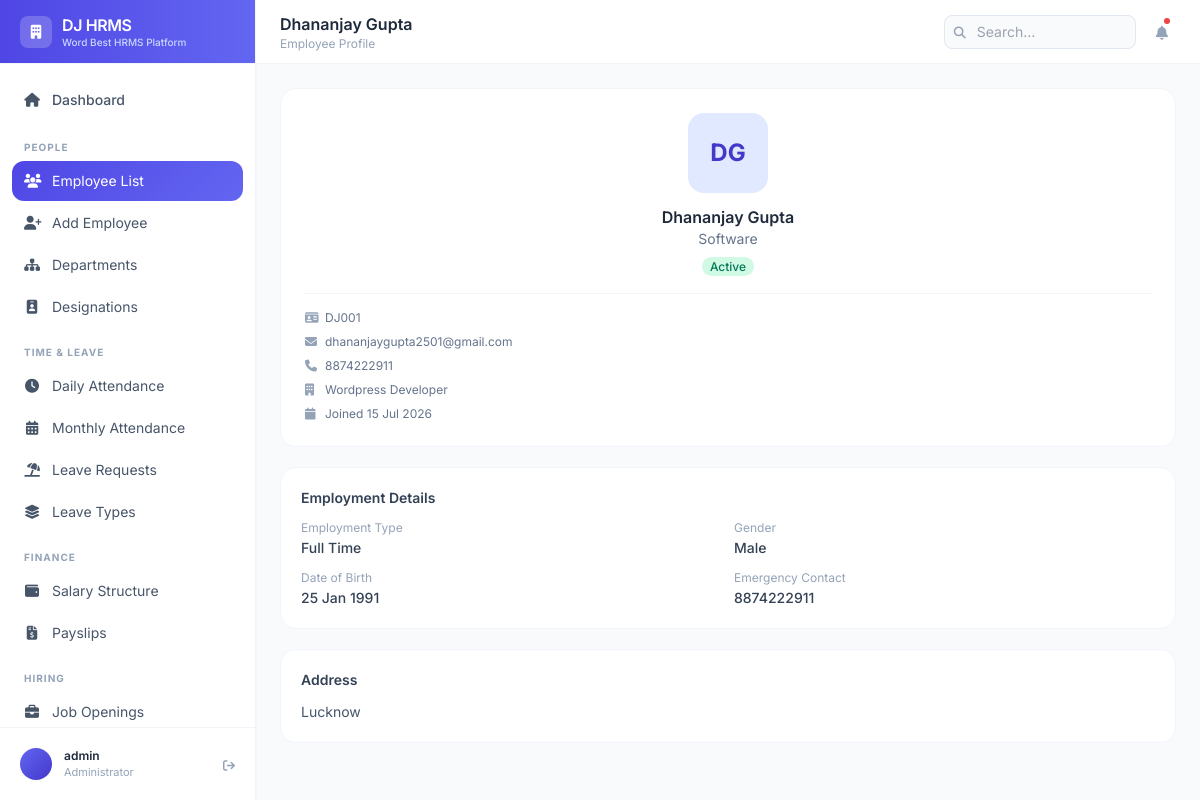
/employees/1/ (signed in), run on the app's committed database.
### employees/models.py (models this page shows, shortened)
class Employee(models.Model):
    GENDER_CHOICES = [('M', 'Male'), ('F', 'Female'), ('O', 'Other')]
    STATUS_CHOICES = [
        ('active', 'Active'),
        ('inactive', 'Inactive'),
        ('on_leave', 'On Leave'),
        ('terminated', 'Terminated'),
    ]
    EMPLOYMENT_TYPE = [
        ('full_time', 'Full Time'),
        ('part_time', 'Part Time'),
        ('contract', 'Contract'),
        ('intern', 'Intern'),
    ]
    user = models.OneToOneField(User, on_delete=models.CASCADE, null=True, blank=True)
    employee_id = models.CharField(max_length=20, unique=True)
    first_name = models.CharField(max_length=50)
    last_name = models.CharField(max_length=50)
    email = models.EmailField(unique=True)
    phone = models.CharField(max_length=15, blank=True)
    date_of_birth = models.DateField(null=True, blank=True)
    gender = models.CharField(max_length=1, choices=GENDER_CHOICES, blank=True)
    photo = models.ImageField(upload_to='employee_photos/', null=True, blank=True)
    department = models.ForeignKey(Department, on_delete=models.SET_NULL, null=True, related_name='employees')
    designation = models.ForeignKey(Designation, on_delete=models.SET_NULL, null=True, related_name='employees')
    date_joined = models.DateField()
    employment_type = models.CharField(max_length=20, choices=EMPLOYMENT_TYPE, default='full_time')
    status = models.CharField(max_length=20, choices=STATUS_CHOICES, default='active')
    address = models.TextField(blank=True)
    emergency_contact_name = models.CharField(max_length=100, blank=True)
    emergency_contact_phone = models.CharField(max_length=15, blank=True)
    created_at = models.DateTimeField(auto_now_add=True)
    updated_at = models.DateTimeField(auto_now=True)
    @property
    def full_name(self):
        return f"{self.first_name} {self.last_name}"
    class Meta:
        ordering = ['first_name', 'last_name']

class Designation(models.Model):
    title = models.CharField(max_length=100, unique=True)
    department = models.ForeignKey(Department, on_delete=models.CASCADE, related_name='designations')
    level = models.PositiveSmallIntegerField(default=1)  # 1=junior, 5=senior
    class Meta:
        ordering = ['title']

class Department(models.Model):
    name = models.CharField(max_length=100, unique=True)
    code = models.CharField(max_length=10, unique=True)
    description = models.TextField(blank=True)
    manager = models.ForeignKey(
        'Employee', on_delete=models.SET_NULL, null=True, blank=True,
        related_name='managed_department'
    )
    created_at = models.DateTimeField(auto_now_add=True)
    class Meta:
        ordering = ['name']

### employees/views.py (the view)
# urls.py: path('employees/<int:pk>/', views.employee_detail, name='employee_detail'),
@login_required
def employee_detail(request, pk):
    employee = get_object_or_404(Employee, pk=pk)
    return render(request, 'employees/detail.html', {'employee': employee})

### templates/employees/detail.html (shortened to what this page needs)
{% extends 'base.html' %}
{% block page_title %}{{ employee.full_name }}{% endblock %}
{% block page_subtitle %}Employee Profile{% endblock %}
{% block content %}
<div class="grid grid-cols-1 xl:grid-cols-3 gap-5">
  <div class="bg-white rounded-2xl border border-slate-100 p-6 text-center">
    <div class="w-20 h-20 rounded-2xl bg-brand-100 flex items-center justify-center text-2xl font-bold text-brand-700 mx-auto mb-3">
      {{ employee.first_name|first|upper }}{{ employee.last_name|first|upper }}
    </div>
    <h2 class="text-slate-800 font-semibold text-base">{{ employee.full_name }}</h2>
    <p class="text-slate-500 text-sm mb-1">{{ employee.designation.title|default:"—" }}</p>
    <span class="text-xs px-2 py-0.5 rounded-full font-medium {% if employee.status == 'active' %}bg-emerald-100 text-emerald-700{% else %}bg-slate-100 text-slate-500{% endif %}">{{ employee.get_status_display }}</span>
    <div class="mt-4 pt-4 border-t border-slate-100 text-left space-y-2">
      <p class="text-xs text-slate-500"><i class="fas fa-id-card w-4 text-slate-400 mr-1"></i>{{ employee.employee_id }}</p>
      <p class="text-xs text-slate-500"><i class="fas fa-envelope w-4 text-slate-400 mr-1"></i>{{ employee.email }}</p>
      <p class="text-xs text-slate-500"><i class="fas fa-phone w-4 text-slate-400 mr-1"></i>{{ employee.phone|default:"—" }}</p>
      <p class="text-xs text-slate-500"><i class="fas fa-building w-4 text-slate-400 mr-1"></i>{{ employee.department.name|default:"—" }}</p>
      <p class="text-xs text-slate-500"><i class="fas fa-calendar w-4 text-slate-400 mr-1"></i>Joined {{ employee.date_joined|date:"d M Y" }}</p>
    </div>
  </div>
  <div class="xl:col-span-2 space-y-5">
    <div class="bg-white rounded-2xl border border-slate-100 p-5">
      <h3 class="text-slate-700 font-semibold text-sm mb-3">Employment Details</h3>
      <div class="grid grid-cols-2 gap-3">
        {% for label, value in employee_fields|default:"" %}
        <div><p class="text-slate-400 text-xs mb-0.5">{{ label }}</p><p class="text-slate-700 text-sm font-medium">{{ value }}</p></div>
        {% empty %}
        <div><p class="text-slate-400 text-xs mb-0.5">Employment Type</p><p class="text-slate-700 text-sm font-medium">{{ employee.get_employment_type_display }}</p></div>
        <div><p class="text-slate-400 text-xs mb-0.5">Gender</p><p class="text-slate-700 text-sm font-medium">{{ employee.get_gender_display|default:"—" }}</p></div>
        <div><p class="text-slate-400 text-xs mb-0.5">Date of Birth</p><p class="text-slate-700 text-sm font-medium">{{ employee.date_of_birth|date:"d M Y"|default:"—" }}</p></div>
        <div><p class="text-slate-400 text-xs mb-0.5">Emergency Contact</p><p class="text-slate-700 text-sm font-medium">{{ employee.emergency_contact_name|default:"—" }}</p></div>
        {% endfor %}
      </div>
    </div>
    <div class="bg-white rounded-2xl border border-slate-100 p-5">
      <h3 class="text-slate-700 font-semibold text-sm mb-3">Address</h3>
      <p class="text-slate-600 text-sm">{{ employee.address|default:"No address on record"|linebreaksbr }}</p>
    </div>
  </div>
</div>
{% endblock %}

### templates/base.html (shortened to what this page needs)
<!DOCTYPE html>
<html lang="en" class="h-full">
<head>
  <script src="https://cdn.tailwindcss.com"></script>
  <link href="https://cdnjs.cloudflare.com/ajax/libs/font-awesome/6.5.0/css/all.min.css" rel="stylesheet">
</head>
<body class="h-full bg-slate-50">
<div class="flex h-screen overflow-hidden">
  <aside id="sidebar" class="w-64 bg-white border-r border-slate-100 flex flex-col flex-shrink-0 shadow-sm">
    <div class="h-16 flex items-center px-5 border-b border-slate-100 bg-gradient-to-r from-brand-600 to-brand-500">
      <div class="flex items-center gap-2.5">
        <div class="w-8 h-8 bg-white bg-opacity-20 rounded-lg flex items-center justify-center">
          <i class="fas fa-building text-white text-sm"></i>
        </div>
        <div>
          <span class="text-white font-semibold text-base tracking-tight">DJ HRMS</span>
          <p class="text-brand-200 text-[10px] font-medium -mt-0.5">Word Best HRMS Platform</p>
        </div>
      </div>
    </div>
    <nav class="flex-1 overflow-y-auto px-3 py-4 space-y-0.5">
      <a href="{% url 'dashboard' %}" class="sidebar-item  flex items-center gap-3 px-3 py-2.5 rounded-xl text-slate-600 font-medium text-sm mb-3">
        <i class="fas fa-home w-4 text-center"></i>
        <span>Dashboard</span>
      </a>
      <p class="nav-group-label text-slate-400 px-3 pt-2 pb-1">People</p>
      <a href="{% url 'employee_list' %}" class="sidebar-item {% if 'employee' in request.resolver_match.url_name %}active{% endif %} flex items-center gap-3 px-3 py-2.5 rounded-xl text-slate-600 text-sm">
        <i class="fas fa-users w-4 text-center"></i>
        <span>Employee List</span>
      </a>
      <a href="{% url 'add_employee' %}" class="sidebar-item flex items-center gap-3 px-3 py-2.5 rounded-xl text-slate-600 text-sm">
        <i class="fas fa-user-plus w-4 text-center"></i>
        <span>Add Employee</span>
      </a>
      <a href="{% url 'department_list' %}" class="sidebar-item {% if request.resolver_match.url_name == 'department_list' %}active{% endif %} flex items-center gap-3 px-3 py-2.5 rounded-xl text-slate-600 text-sm">
        <i class="fas fa-sitemap w-4 text-center"></i>
        <span>Departments</span>
      </a>
      <a href="{% url 'designation_list' %}" class="sidebar-item {% if request.resolver_match.url_name == 'designation_list' %}active{% endif %} flex items-center gap-3 px-3 py-2.5 rounded-xl text-slate-600 text-sm">
        <i class="fas fa-id-badge w-4 text-center"></i>
        <span>Designations</span>
      </a>
      <p class="nav-group-label text-slate-400 px-3 pt-4 pb-1">Time & Leave</p>
      <a href="{% url 'daily_attendance' %}" class="sidebar-item {% if request.resolver_match.url_name == 'daily_attendance' %}active{% endif %} flex items-center gap-3 px-3 py-2.5 rounded-xl text-slate-600 text-sm">
          <i class="fas fa-clock w-4 text-center"></i>
          <span>Daily Attendance</span>
        </a>
        <a href="{% url 'monthly_attendance' %}" class="sidebar-item {% if request.resolver_match.url_name == 'monthly_attendance' %}active{% endif %} flex items-center gap-3 px-3 py-2.5 rounded-xl text-slate-600 text-sm">
          <i class="fas fa-calendar-days w-4 text-center"></i>
          <span>Monthly Attendance</span>
        </a>
      <a href="{% url 'leave_requests' %}" class="sidebar-item {% if request.resolver_match.url_name == 'leave_requests' %}active{% endif %} flex items-center gap-3 px-3 py-2.5 rounded-xl text-slate-600 text-sm">
        <i class="fas fa-umbrella-beach w-4 text-center"></i>
        <span>Leave Requests</span>
      </a>
      <a href="{% url 'leave_types' %}" class="sidebar-item {% if request.resolver_match.url_name == 'leave_types' %}active{% endif %} flex items-center gap-3 px-3 py-2.5 rounded-xl text-slate-600 text-sm">
        <i class="fas fa-layer-group w-4 text-center"></i>
        <span>Leave Types</span>
      </a>
      <p class="nav-group-label text-slate-400 px-3 pt-4 pb-1">Finance</p>
      <a href="/payroll/" class="sidebar-item flex items-center gap-3 px-3 py-2.5 rounded-xl text-slate-600 text-sm">
        <i class="fas fa-wallet w-4 text-center"></i>
        <span>Salary Structure</span>
      </a>
      <a href="#" class="sidebar-item flex items-center gap-3 px-3 py-2.5 rounded-xl text-slate-600 text-sm">
        <i class="fas fa-file-invoice-dollar w-4 text-center"></i>
        <span>Payslips</span>
      </a>
      <p class="nav-group-label text-slate-400 px-3 pt-4 pb-1">Hiring</p>
      <a href="/recruitment/" class="sidebar-item flex items-center gap-3 px-3 py-2.5 rounded-xl text-slate-600 text-sm">
        <i class="fas fa-briefcase w-4 text-center"></i>
        <span>Job Openings</span>
      </a>
    </nav>
    <div class="px-3 py-3 border-t border-slate-100">
      <div class="flex items-center gap-3 p-2 rounded-xl hover:bg-slate-50 cursor-pointer">
        <div class="w-8 h-8 rounded-full bg-gradient-to-br from-brand-500 to-brand-700 flex items-center justify-center text-white text-xs font-bold flex-shrink-0">
        </div>
        <div class="flex-1 min-w-0">
          <p class="text-slate-800 text-xs font-semibold truncate">{{ request.user.get_full_name|default:request.user.username }}</p>
          <p class="text-slate-400 text-[11px] truncate">Administrator</p>
        </div>
        <a href="{% url 'logout' %}" class="text-slate-400 hover:text-red-500 transition-colors" title="Logout">
          <i class="fas fa-arrow-right-from-bracket text-xs"></i>
        </a>
      </div>
    </div>
  </aside>
  <div class="flex-1 flex flex-col overflow-hidden">
    <header class="h-16 bg-white border-b border-slate-100 flex items-center px-6 gap-4 flex-shrink-0">
      <div class="flex-1">
        <h1 class="text-slate-800 font-semibold text-base">{% block page_title %}Dashboard{% endblock %}</h1>
        <p class="text-slate-400 text-xs">{% block page_subtitle %}{% endblock %}</p>
      </div>
      <div class="flex items-center gap-3">
        <div class="relative">
          <input type="text" placeholder="Search…" class="bg-slate-50 border border-slate-200 text-slate-600 text-sm rounded-lg px-3 py-1.5 w-48 focus:outline-none focus:border-brand-300 focus:ring-1 focus:ring-brand-200 pl-8">
          <i class="fas fa-search text-slate-400 text-xs absolute left-2.5 top-2.5"></i>
        </div>
        <button class="relative text-slate-400 hover:text-slate-600 p-2 hover:bg-slate-50 rounded-lg">
          <i class="fas fa-bell text-sm"></i>
          <span class="absolute top-1.5 right-1.5 w-1.5 h-1.5 bg-red-500 rounded-full"></span>
        </button>
      </div>
    </header>
    <main class="flex-1 overflow-y-auto p-6">
      {% block content %}{% endblock %}
    </main>
  </div>
</div>
</body>
</html>

### templates/base.html (style rules this page uses)
body { font-family: 'Inter', sans-serif; }
.sidebar-item.active { background: linear-gradient(135deg, #4f46e5, #6366f1); color: white; }
.sidebar-item.active svg, .sidebar-item.active span { color: white !important; }
.sidebar-item { transition: all 0.2s; }
.nav-group-label { font-size: 10px; font-weight: 700; text-transform: uppercase; letter-spacing: 0.1em; }

### data on the page
Employee: full_name "Dhananjay Gupta", first_name|first "D", last_name|first "G", designation "Software", status "Active", employee_id "DJ001", email "dhananjaygupta2501@gmail.com", phone "8874222911", department.name "Wordpress Developer", date_joined "15 Jul 2026", employment_type "Full Time", gender "Male", date_of_birth "25 Jan 1991", emergency_contact_name "8874222911", address "Lucknow"

### other printed values
{{ request.user.get_full_name|default:request.user.username }} "admin"
